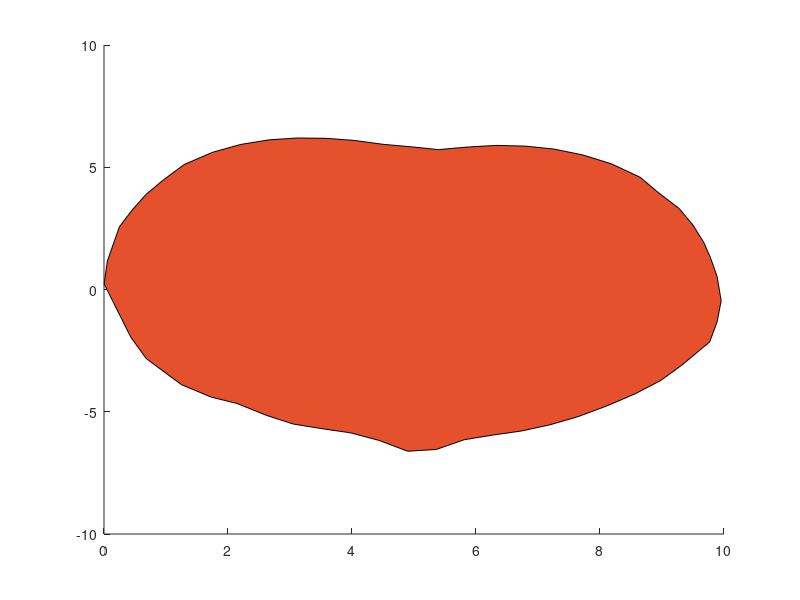

MATLAB code for this plot: (Note: this script raises an error after producing the figure.)
%% script_1
%
%   This script produces the main body of the peach.
%

%read in data
data = csvread('data/peach.csv');
%plot data
p = patch(data(:,1), data(:,2), [0.8980 0.3176 0.1765]);
p.LineWidth = 2;

%% SOLUTION: Breakout 1

%read in data
% data = csvread('data/peach.csv');
%plot data
% p = patch(data(:,1), data(:,2), [0.506, 0.0, 0.937]); % per reviewer comments
% p.LineWidth = 2;